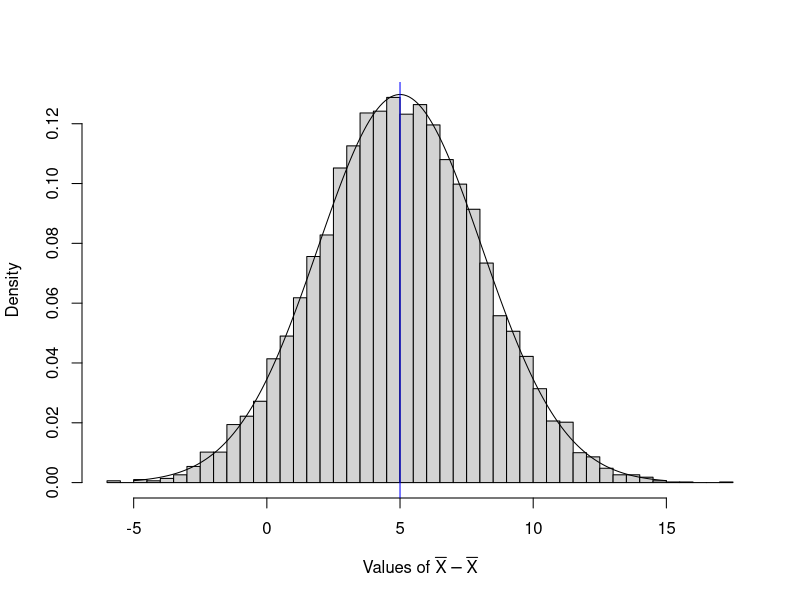

Generate this figure with R:
#############################
# T-tests using the GSS data
data <- read.csv('GSS_1980.csv')

# One sample t-test for the age variable: H0: mu <= 30 vs. H1: mu > 30
t.test(data$AGE,mu=30,alternative="greater")

# Two-sample t-test of money buying happiness
# Collapse the HAPPY variable and rename income 
happy <- data$HAPPY < 3
money <- data$REALRINC

# Determine sample sizes
total.N <- length(happy)
N.happy <- sum(happy)
N.unhappy <- total.N - N.happy

# Compute sample means
means <- aggregate(money,by=list(happy),mean)

# Compute sample variances
vars <- aggregate(money,by=list(happy),var)

# Pool the variances
sp2 <- ((N.happy - 1)*vars$x[2] + (N.unhappy - 1)*vars$x[1])/(total.N-2)

# Compute standard error estimate
se <- sqrt(sp2*(1/N.happy + 1/N.unhappy))

# Compute t
t.money <- (means$x[2] - means$x[1])/se

# Compute p-value
p.money <- 1 - pt(t.money,total.N-2)

# Compare results with:
t.test(money~happy,alternative="less",var.equal=TRUE)

# But what if variances aren't equal?
# Satterthwaite Correction
# Redefine some variables to make it easier
group.1 <- money[happy==TRUE]
group.2 <- money[happy==FALSE]

# New degrees of freedom
df.prime <- ((var(group.1)/N.happy + var(group.2)/N.unhappy)^2)/
((var(group.1)/N.happy)^2/(N.happy-1) + (var(group.2)/N.unhappy)^2/(N.unhappy-1))  

# New estimate of standard error
se.prime <- sqrt(var(group.1)/N.happy + var(group.2)/N.unhappy)

# t-statistic
t.prime <- (mean(group.1) - mean(group.2))/se.prime

# p-value
p.prime <- 1 - pt(t.prime,df.prime)

# Compare with t.test
t.test(money~happy,alternative="less")

#######################################
# Sampling distribution of the mean difference
# Set population and simulation parameters
bignum <- 10000

# Sample sizes
N.1 <- 15 
N.2 <- 20

# Population means
mu.1 <- 40
mu.2 <- 35

# Common population variance
sigma <- 9

# Simulate bignum samples
mean.d <- s.1 <- s.2 <- vector()
for (i in 1:bignum) {
  # Normal distribution for data
  X.1 <- rnorm(N.1,mu.1,sigma)
  X.2 <- rnorm(N.2,mu.2,sigma)
  
  # Compute mean difference and sds
  mean.d[i] <- mean(X.1) - mean(X.2)
  s.1[i] <- sd(X.1)
  s.2[i] <- sd(X.2)
}

ds <- seq(-5,15,length=200) # for plotting

# Sampling distribution of mean difference
hist(mean.d,freq=FALSE,breaks=50,main="",
     xlab=expression(
       paste("Values of ",bar(X)-bar(X))))
lines(ds,dnorm(ds,mu.1-mu.2,sigma*sqrt(1/N.1 + 1/N.2)))
abline(v=mu.1-mu.2,col="blue")

cat("The mean of the mean differences is ",
    mean(mean.d),
    paste(" and ",expression(mu_1-mu_2)," is ",mu.1-mu.2))
cat("The variance of the mean differences is ",
    var(mean.d),
    paste(" and ",expression(sigma^2 (1/N_1 + 1/N_2)),
          " is ",sigma^2 * (1/N.1 + 1/N.2)))

########################################
# Dependent samples; fake Alzheimer's data

before <- c(36,46,76,58,49,35,46,51,60,32)
after <- c(42,46,75,65,55,33,49,53,54,40)
alzh <- data.frame(speed=c(before,after),
                   before=c(rep(1,times=length(before)),
                            rep(0,times=length(after))))

t.test(x=before,y=after,mu=0,data=alzh,paired=TRUE,alternative='less')
